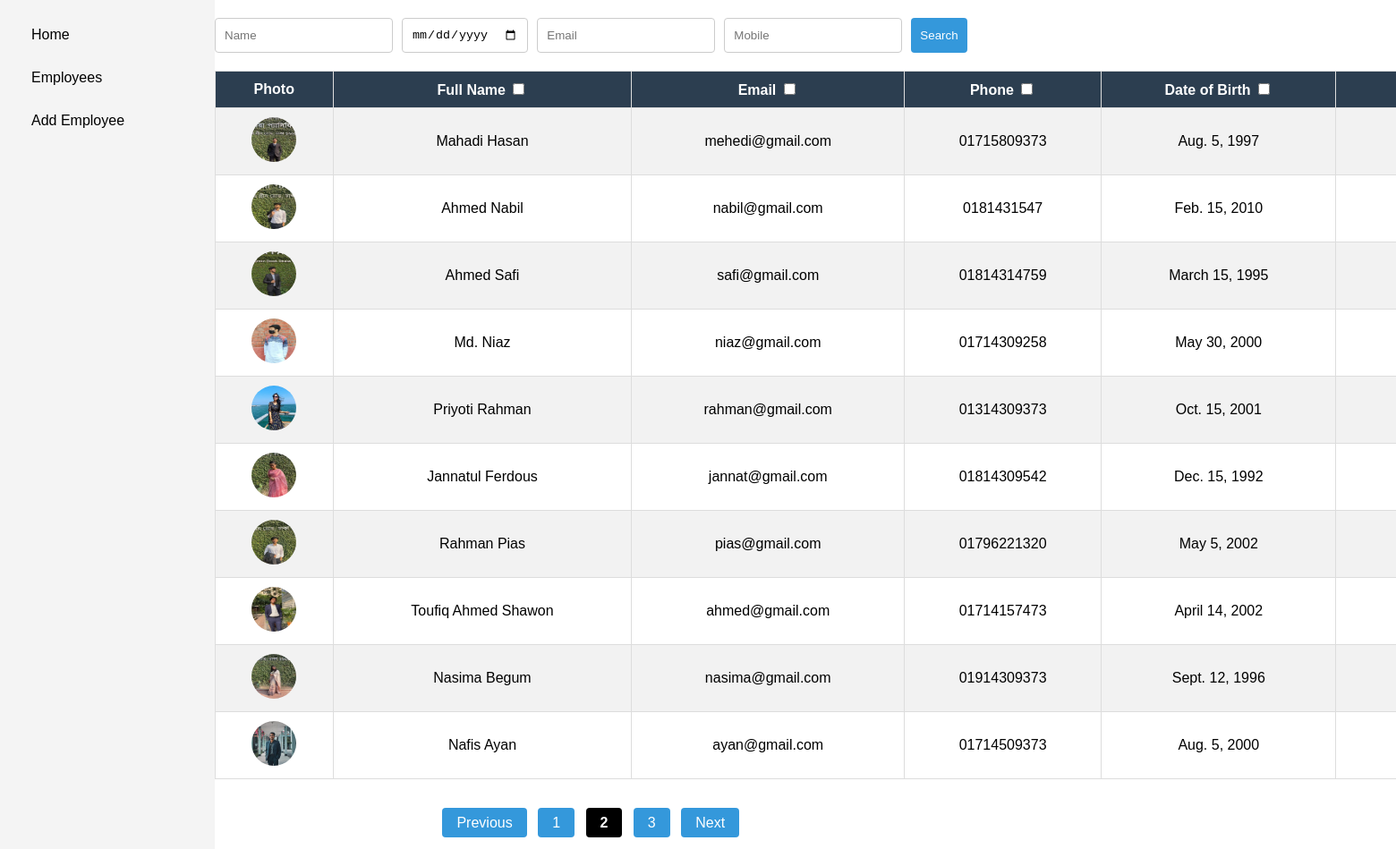
Page /employees/?page=2&name=&dob=&email=&mobile= on the committed database.
### employees/models.py (models this page shows, shortened)
class Employee(models.Model):
    first_name = models.CharField(max_length=50)
    last_name = models.CharField(max_length=50)
    email = models.EmailField()
    mobile = models.CharField(max_length=15)
    dob = models.DateField()
    photo = models.ImageField(default='default.jpg', upload_to='employee_photos/')

### employees/views.py (the view)
# urls.py: path('employees/', views.employee_list, name='employee_list'),
def employee_list(request):
    name = request.GET.get('name', '')
    email = request.GET.get('email', '')
    dob = request.GET.get('dob', '')
    mobile = request.GET.get('mobile', '')
    sort_by = request.GET.get('sort_by', None)  # No default sorting
    query = Q()
    if name:
        query &= Q(first_name__icontains=name) | Q(last_name__icontains=name)
    if email:
        query &= Q(email__icontains=email)
    if dob:
        query &= Q(dob=dob)  # Exact match for date of birth
    if mobile:
        query &= Q(mobile=mobile)  # Exact match for mobile number
    if sort_by:
        employees = Employee.objects.filter(query).order_by(sort_by)
    else:
        employees = Employee.objects.filter(query).order_by('id')  # Default order of adding employees is employee id
    paginator = Paginator(employees, 10)
    page = request.GET.get('page')
    employees_page = paginator.get_page(page)
    no_employee_found = not employees.exists()
    return render(request, 'employee_list.html', {
        'employees': employees_page,
        'no_employee_found': no_employee_found,
        'name': name,
        'email': email,
        'dob': dob,
        'mobile': mobile,
        'sort_by': sort_by,  # Pass the sort_by value to the template
    })

### employees/templates/employee_list.html (shortened to what this page needs)
{% extends 'base.html' %}
{% load static %}
{% block content %}
    <link rel="stylesheet" href="{% static 'css/employee_list.css' %}">
    <form method="GET" action="{% url 'employee_list' %}" id="searchForm" class="search-form">
        <input type="text" name="name" placeholder="Name" value="{{ name }}">
        <input type="date" name="dob" placeholder="Date of Birth" value="{{ dob }}" id="dobField">
        <input type="text" name="email" placeholder="Email" value="{{ email }}">
        <input type="text" name="mobile" placeholder="Mobile" value="{{ mobile }}">
        <button type="submit">Search</button>
    </form>
    {% if no_employee_found %}
        <h1><br>No Employee Found With This Result<br></h1>
    {% else %}
        <form method="GET" action="{% url 'employee_list' %}" id="sortForm">
            <table class="employee-table">
                <tr>
                    <th>Photo</th>
                    <th>Full Name
                        <input type="checkbox" name="sort_by" value="first_name" onclick="checkOnly(this);" {% if sort_by == 'first_name' %}checked{% endif %}>
                    </th>
                    <th>Email
                        <input type="checkbox" name="sort_by" value="email" onclick="checkOnly(this);" {% if sort_by == 'email' %}checked{% endif %}>
                    </th>
                    <th>Phone
                        <input type="checkbox" name="sort_by" value="mobile" onclick="checkOnly(this);" {% if sort_by == 'mobile' %}checked{% endif %}>
                    </th>
                    <th>Date of Birth
                        <input type="checkbox" name="sort_by" value="dob" onclick="checkOnly(this);" {% if sort_by == 'dob' %}checked{% endif %}>
                    </th>
                    <th>Actions</th>
                </tr>
                {% for employee in employees %}
                <tr>
                    <td>
                        {% if employee.photo %}
                            <img src="{{ employee.photo.url }}" width="50" height="50" class="employee-photo">
                        {% else %}
                            <span>No image available</span>
                        {% endif %}
                    </td>
                    <td>{{ employee.first_name }} {{ employee.last_name }}</td>
                    <td>{{ employee.email }}</td>
                    <td>{{ employee.mobile }}</td>
                    <td>{{ employee.dob }}</td>
                    <td class="actions">
                    </td>
                </tr>
                {% endfor %}
            </table>
        </form>
    {% endif %}
    <div class="pagination">
        {% if employees.has_previous %}
            <a href="?page={{ employees.previous_page_number }}&name={{ name }}&dob={{ dob }}&email={{ email }}&mobile={{ mobile }}">Previous</a>
        {% endif %}
        {% for num in employees.paginator.page_range %}
            {% if employees.number == num %}
                <strong>{{ num }}</strong>
            {% elif num > employees.number|add:-3 and num < employees.number|add:3 %}
                <a href="?page={{ num }}&name={{ name }}&dob={{ dob }}&email={{ email }}&mobile={{ mobile }}">{{ num }}</a>
            {% endif %}
        {% endfor %}
        {% if employees.has_next %}
            <a href="?page={{ employees.next_page_number }}&name={{ name }}&dob={{ dob }}&email={{ email }}&mobile={{ mobile }}">Next</a>
        {% endif %}
    </div>
{% endblock %}

### static/css/employee_list.css (style rules this page uses)
body { font-family: Arial, sans-serif; background-color: #white; }
.search-form { display: flex; gap: 10px; margin-bottom: 20px; }
.search-form input, .search-form button { padding: 10px; border: 1px solid #ccc; border-radius: 4px; }
.search-form button { background-color: #3498db; color: white; border: none; cursor: pointer; }
.employee-table { width: 180%; border-collapse: collapse; margin-top: 20px; }
.employee-table th, .employee-table td { border: 1px solid #ddd; padding: 10px; text-align: center; }
.employee-table th { background-color: #2c3e50; color: white; }
.employee-table td img.employee-photo { border-radius: 50%; }
.employee-table tr:nth-child(even) { background-color: #f2f2f2; }
.pagination { margin-top: 40px; text-align: center; }
.pagination a { padding: 8px 16px; text-decoration: none; background-color: #3498db; color: white; margin: 4px; border-radius: 4px; }
.pagination strong { padding: 8px 16px; margin: 4px; background-color: black; color: white; border-radius: 4px; }

### employees/templates/base.html (style rules this page uses)
body { display: flex; margin: 0; font-family: Arial, sans-serif; }

### rows in the picture
Employee: photo (picture), first_name "Mahadi", last_name "Hasan", email "mehedi@gmail.com", mobile "01715809373", dob "Aug. 5, 1997"
Employee: photo (picture), first_name "Ahmed", last_name "Nabil", email "nabil@gmail.com", mobile "0181431547", dob "Feb. 15, 2010"
Employee: photo (picture), first_name "Ahmed", last_name "Safi", email "safi@gmail.com", mobile "01814314759", dob "March 15, 1995"
Employee: photo (picture), first_name "Md.", last_name "Niaz", email "niaz@gmail.com", mobile "01714309258", dob "May 30, 2000"
Employee: photo (picture), first_name "Priyoti", last_name "Rahman", email "rahman@gmail.com", mobile "01314309373", dob "Oct. 15, 2001"
Employee: photo (picture), first_name "Jannatul", last_name "Ferdous", email "jannat@gmail.com", mobile "01814309542", dob "Dec. 15, 1992"
Employee: photo (picture), first_name "Rahman", last_name "Pias", email "pias@gmail.com", mobile "01796221320", dob "May 5, 2002"
Employee: photo (picture), first_name "Toufiq Ahmed", last_name "Shawon", email "ahmed@gmail.com", mobile "01714157473", dob "April 14, 2002"
Employee: photo (picture), first_name "Nasima", last_name "Begum", email "nasima@gmail.com", mobile "01914309373", dob "Sept. 12, 1996"
Employee: photo (picture), first_name "Nafis", last_name "Ayan", email "ayan@gmail.com", mobile "01714509373", dob "Aug. 5, 2000"

### other values in the picture
{{ num }} "1" "3"
{{ num }} "2"
